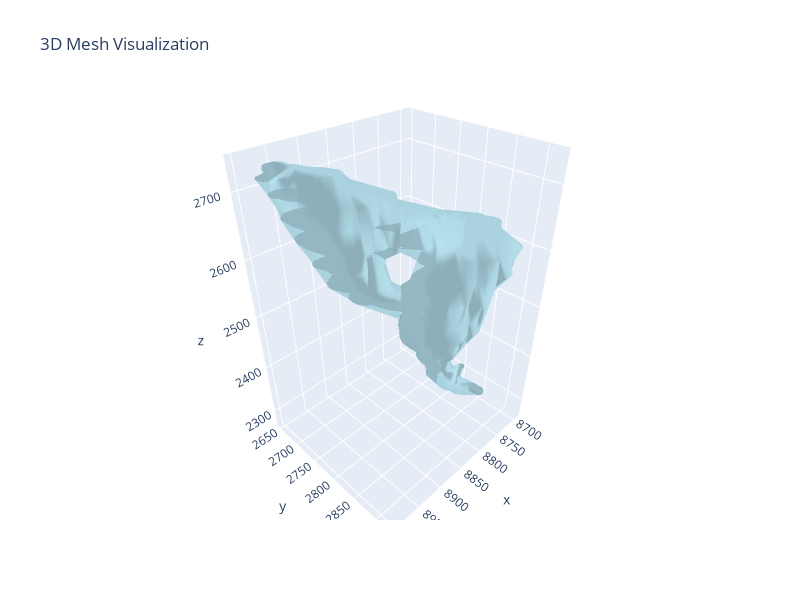

The notebook cell saved with this chart:
### Code cell
# view mesh
from discos import MeshManager
import trimesh

mesh = trimesh.load(data_path("mesh/TS2_wrapped.obj"))
mm = MeshManager(mesh=mesh)
mm.visualize_mesh_3d()

### Figure 1 — Plotly figure (JSON) as saved in the notebook; plotly's stock layout.template omitted (floating-point values rounded to 4 significant figures; data arrays with more than 128 entries replaced by an {"elided": "..."} marker saying what was removed)
{"data": [{"color": "lightblue", "i": {"elided": "2006 int values"}, "j": {"elided": "2006 int values"}, "k": {"elided": "2006 int values"}, "name": "Mesh", "opacity": 0.8, "type": "mesh3d", "x": {"elided": "1004 float values"}, "y": {"elided": "1004 float values"}, "z": {"elided": "1004 float values"}}], "layout": {"autosize": false, "height": 600, "scene": {"aspectmode": "data", "xaxis": {"visible": true}, "yaxis": {"visible": true}, "zaxis": {"visible": true}}, "title": {"text": "3D Mesh Visualization"}, "width": 800}}
